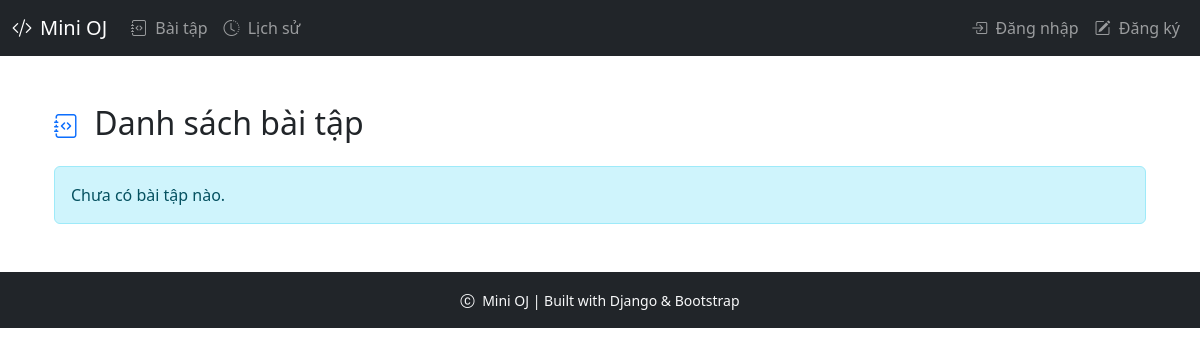
/problems/, run on an earlier commit of the app's database.
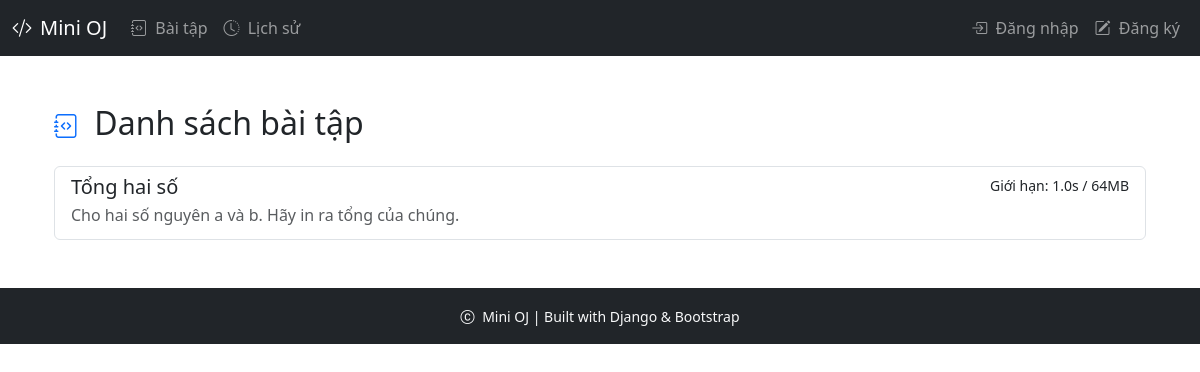
And on a later commit of the database.
### judge/models.py (models this page shows, shortened)
class Problem(models.Model):
    title = models.CharField(max_length=255)
    description = models.TextField(255)
    content = models.TextField()
    input_format = models.TextField()
    output_format = models.TextField()
    time_limit = models.FloatField(default=1.0, help_text="Second")
    memory_limit = models.IntegerField(default=256, help_text="MB")
    languages = models.ManyToManyField(Language)

### judge/views.py (the view)
# urls.py: path('problems/', views.problems, name='problems'),
def problems(request):
    return render(request, 'judge/problems.html', {
        'problems': Problem.objects.all().order_by('id')
    })

### judge/templates/judge/problems.html
{% extends "judge/site_base.html" %}
{% block content %}
  <div class="container mt-5">
    <h2 class="mb-4"><i class="bi bi-journal-code fs-4 me-2 text-primary"></i> Danh sách bài tập</h2>
    {% if problems %}
      <div class="list-group">
        {% for problem in problems %}
          <a href="{% url 'problem' problem.id %}" class="list-group-item list-group-item-action">
            <div class="d-flex w-100 justify-content-between">
              <h5 class="mb-1">{{ problem.title }}</h5>
              <small>Giới hạn: {{ problem.time_limit }}s / {{ problem.memory_limit }}MB</small>
            </div>
            <p class="mb-1 text-muted">{{ problem.description|truncatewords:20 }}</p>
          </a>
        {% endfor %}
      </div>
    {% else %}
      <div class="alert alert-info">Chưa có bài tập nào.</div>
    {% endif %}
  </div>
{% endblock %}

What changed in the data, as far as the page shows it:
added Problem: title "Tổng hai số", time_limit "1.0", memory_limit "64", description "Cho hai số nguyên a và b. Hãy in ra tổng của chúng."
Also different on the page:
text no longer shown: "Chưa có bài tập nào."
